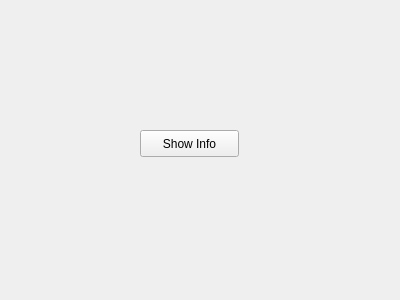
<?xml version="1.0" encoding="UTF-8"?>
<ui version="4.0">
 <class>Widget</class>
 <widget class="QWidget" name="Widget">
  <property name="geometry">
   <rect>
    <x>0</x>
    <y>0</y>
    <width>400</width>
    <height>300</height>
   </rect>
  </property>
  <property name="windowTitle">
   <string>Widget</string>
  </property>
  <widget class="QPushButton" name="showInfoButton">
   <property name="geometry">
    <rect>
     <x>140</x>
     <y>130</y>
     <width>99</width>
     <height>27</height>
    </rect>
   </property>
   <property name="text">
    <string>Show Info</string>
   </property>
  </widget>
 </widget>
 <layoutdefault spacing="6" margin="11"/>
 <resources/>
 <connections/>
</ui>
